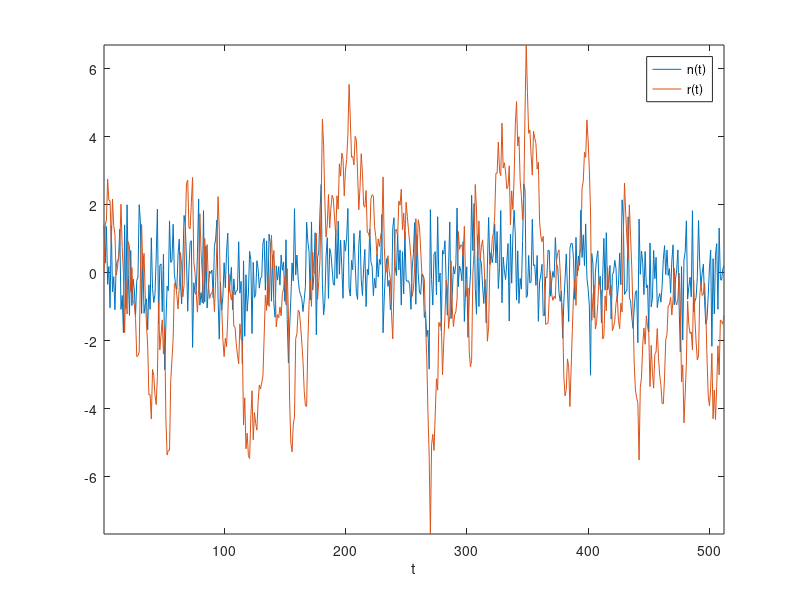
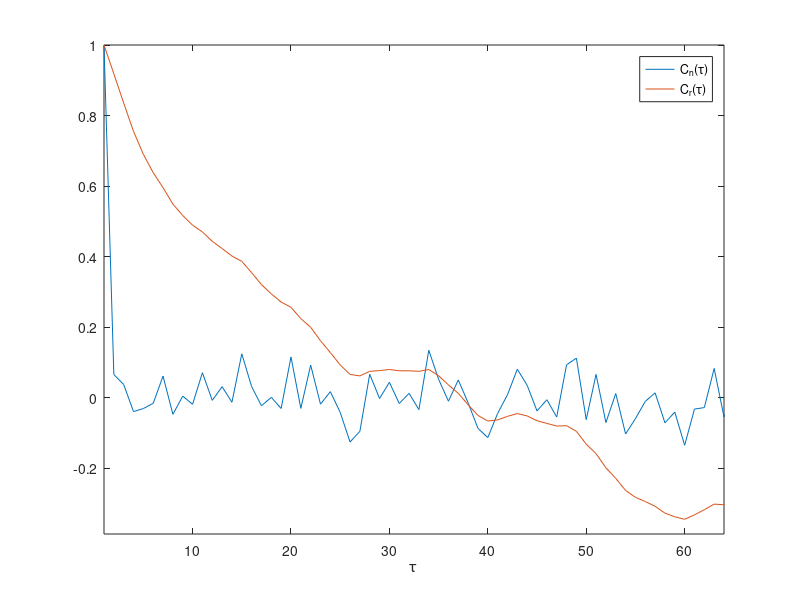
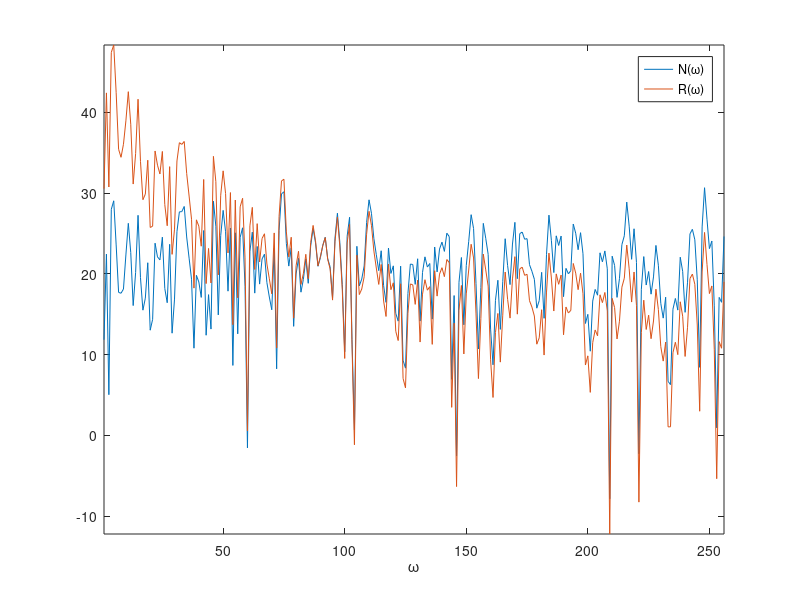

The MATLAB script that drew these images, in order:
%% 1st order Markov process

T = 512;
n = randn(T,1);
rho = 0.9;

r = zeros(T,1);
for tt=1:T-1
    r(tt+1) = r(tt)*rho + n(tt);
end

%Hamming window
win_hamm = (0.54-0.46*cos(2*pi*(0:T-1)/(T-1)))';

%Autocorrelation
cn = real(ifft(abs(fft(n.*win_hamm,T*2)).^2, T*2));
cn = cn(1:T)/cn(1);
cr = real(ifft(abs(fft(r.*win_hamm,T*2)).^2, T*2));
cr = cr(1:T)/cr(1);

%FFT
N = fft(n.*win_hamm,T);
R = fft(r.*win_hamm,T);

figure(1);
plot(1:T,n,1:T,r);
axis tight;
xlabel('t');
legend('n(t)','r(t)');

figure(2);
plot(1:T,cn,1:T,cr);
axis tight;
xlim([1,64]);
xlabel('\tau');
legend('C_n(\tau)','C_r(\tau)');

figure(3);
plot(1:T/2,10*log10(abs(N(1:T/2)).^2),1:T/2,10*log10(abs(R(1:T/2)).^2));
axis tight;
xlabel('\omega');
legend('N(\omega)','R(\omega)');

